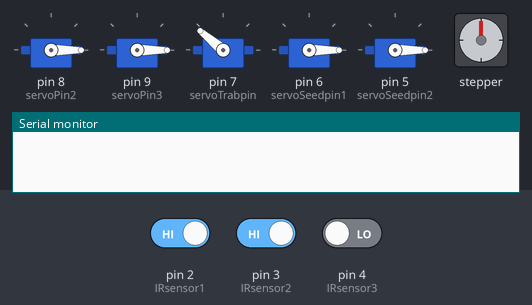
The sketch below on a simulated Arduino Uno, built with avr-gcc and run on an emulated ATmega328P. Shown: 5 × servo, stepper motor, the last lines printed to the serial monitor. The inputs (shaded band) are chosen by the test bench; at power-on: pin 2 (IRsensor1) HIGH, pin 3 (IRsensor2) HIGH, pin 4 (IRsensor3) LOW. Stepper angles assume 2048 steps per turn.

Above: at 10.8 s.
10.9 s: pin 2 (IRsensor1) driven LOW
At 15.9 s:
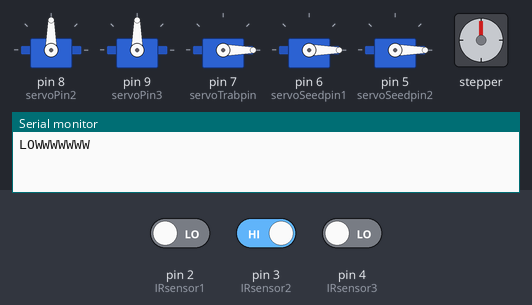
18.2 s: pin 2 (IRsensor1) driven HIGH and pin 3 (IRsensor2) driven LOW
At 18.7 s:
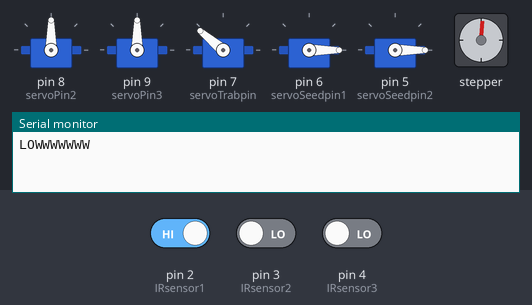
29.0 s: pin 4 (IRsensor3) driven HIGH
39.7 s: pin 4 (IRsensor3) driven LOW
45.7 s: pin 2 (IRsensor1) driven LOW
At 56.4 s:
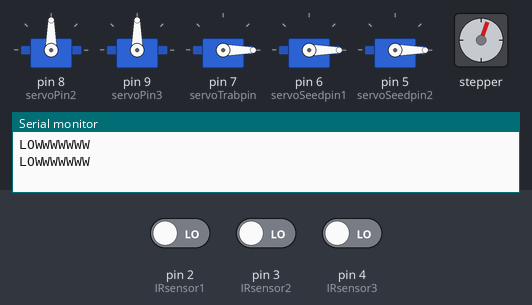
56.5 s: pin 2 (IRsensor1) driven HIGH
At 57.5 s:
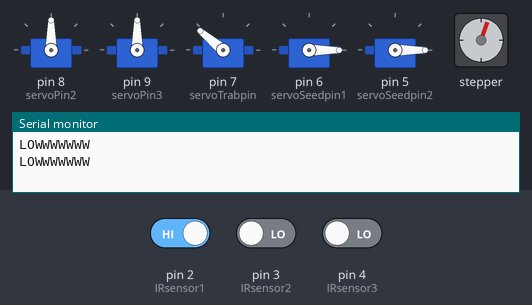
Timing chart, 0 to 68.0 s (numbered marks = the images above; inputs shaded):
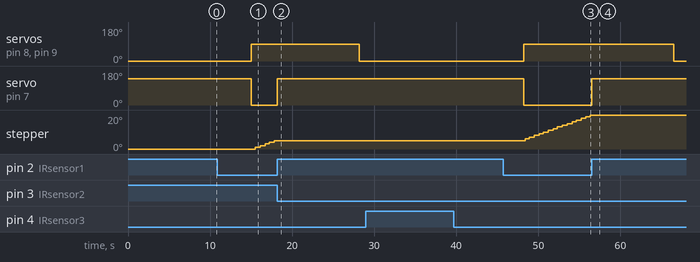

The sketch:

servo.ino
```cpp
// last update working good

#include <Servo.h>
#include <AccelStepper.h>
#include <MultiStepper.h>

// Define the servo pins
const int servoPin2 = 8;
const int servoPin3 = 9;
const int servoTrabpin = 7;
const int servoSeedpin1 = 6;
const int servoSeedpin2 = 5;


//IR1
int IRsensor1 = 2;              // the pin that the first IR sensor is attached to
int IRsensor2 = 3;              // the pin that the second IR sensor is attached to
int IRsensor3 = 4;              // the pin that the second IR sensor is attached to


AccelStepper stepper(AccelStepper::FULL4WIRE, A0, A1, A2, A3); // Adjust the pin numbers accordingly

// Create servo objects
Servo servo2;
Servo servo3;
Servo servoTrab;
Servo servoSeed1;
Servo servoSeed2;


// Servo positions
const int openPosition2 = 90;   // Open position for servo2 in degrees
const int openPosition3 = 90;   // Open position for servo3 in degrees
const int openTrab = 140;   // Open position for servo3 in degrees
const int openSeed1 = 80;   // Open position for servo3 in degrees
const int openSeed2 = 80;   // Open position for servo3 in degrees


bool continuousRotation = false;

void setup() {
  Serial.begin(9600);

  // Attach the servo objects to their respective pins
  servo2.attach(servoPin2);
  servo3.attach(servoPin3);
  servoTrab.attach(servoTrabpin);
  servoSeed1.attach(servoSeedpin1);
  servoSeed2.attach(servoSeedpin2);


  // Set initial positions of the servos
  servo2.write(0);
  servo3.write(0);
  servoTrab.write(0);
  servoSeed1.write(0);
  servoSeed2.write(0);


  // Set the maximum speed and acceleration of the motor
  stepper.setMaxSpeed(10);     // Adjust the maximum speed as needed
  stepper.setAcceleration(100); // Adjust the acceleration as needed
  stepper.setCurrentPosition(0); // Set the initial position to 0 degrees

  //IR
  pinMode(IRsensor1, INPUT);    // initialize sensor1 as an input
  pinMode(IRsensor2, INPUT);    // initialize sensor2 as an input
  pinMode(IRsensor3, INPUT);    // initialize sensor2 as an input

}


 void loop() {


  resetServos();

  if (digitalRead(IRsensor1) == LOW) {
      Serial.println("LOWWWWWWW");
    openServos23();
 StepperMoving(true); // Rotate the stepper motor continuously
}

 if (digitalRead(IRsensor2) == LOW) {
    openTrabServo();
    //  continuousRotation = true;
       servoTrab.write(0);
    //      StepperMoving(true); // Rotate the stepper motor continuously


}
if(digitalRead(IRsensor3) == LOW){
  // open a seed servo
    openTrabServo();

    // continuousRotation = false;
    // StepperMoving(false);


}

}

void openServos23() {
  servo2.write(openPosition2);
  servo3.write(openPosition3);
}

void openTrabServo() {
  servoTrab.write(openTrab);
  delay(5000);

}


void openSeedServo() {
  servoSeed1.write(servoSeedpin1);
  delay(5000);

}

void resetServos() {
  // Reset the servos to the initial position
  servo2.write(0);
  servo3.write(0);
  servoTrab.write(0);
  servoSeed1.write(0);
  servoSeed2.write(0);


}

// Function to move the stepper motor to the right about 90 degrees
void StepperMoving(bool continuousRotation) {
  // Get the current position of the stepper motor
  static int currentPosition = 0;
  // Set the speed and direction of the stepper motor
  stepper.setSpeed(200); // Adjust the speed as needed

  // Run the motor continuously in one direction if continuousRotation is true
  if (continuousRotation) {
    while (digitalRead(IRsensor2) == HIGH) {
      stepper.runSpeed();
    }
     while (digitalRead(IRsensor1) == LOW) {
      stepper.runSpeed();
    }
  }

    // Run the motor continuously in one direction if continuousRotation is true
  if (continuousRotation) {
    while (digitalRead(IRsensor3) == HIGH) {
      stepper.runSpeed();
    }
  }
  // Stop the stepper motor when continuousRotation is false or IRsensor3 detects an object
  stepper.stop();
  // Update the current position (optional, depending on your use case)
  currentPosition = stepper.currentPosition();
}
```

Measured:
- after the input at 18.2 s, servo on pin 8 (servoPin2), servo on pin 9 (servoPin3): 90° → 0° after 10.0 s; servo on pin 7 (servoTrabpin): 0° → 140° at once; stepper: stays 5° (without the input it goes to 6° after 0.21 s)
- after the input at 39.7 s, every drawn part: stays the same
- after the input at 56.5 s, servo on pin 8 (servoPin2), servo on pin 9 (servoPin3): 90° → 0° after 10.0 s; servo on pin 7 (servoTrabpin): 0° → 140° at once; stepper: stays 20° (without the input it goes to 21° after 0.41 s)
